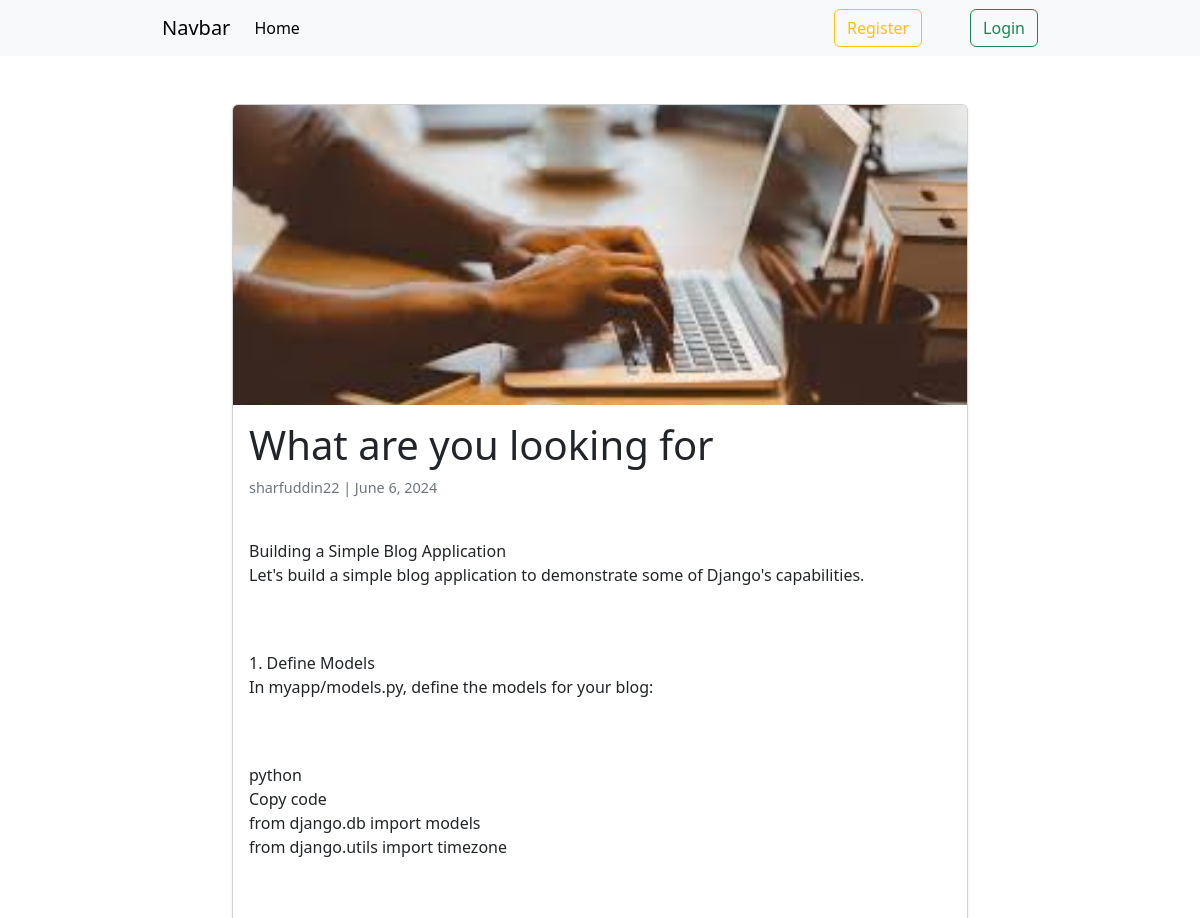
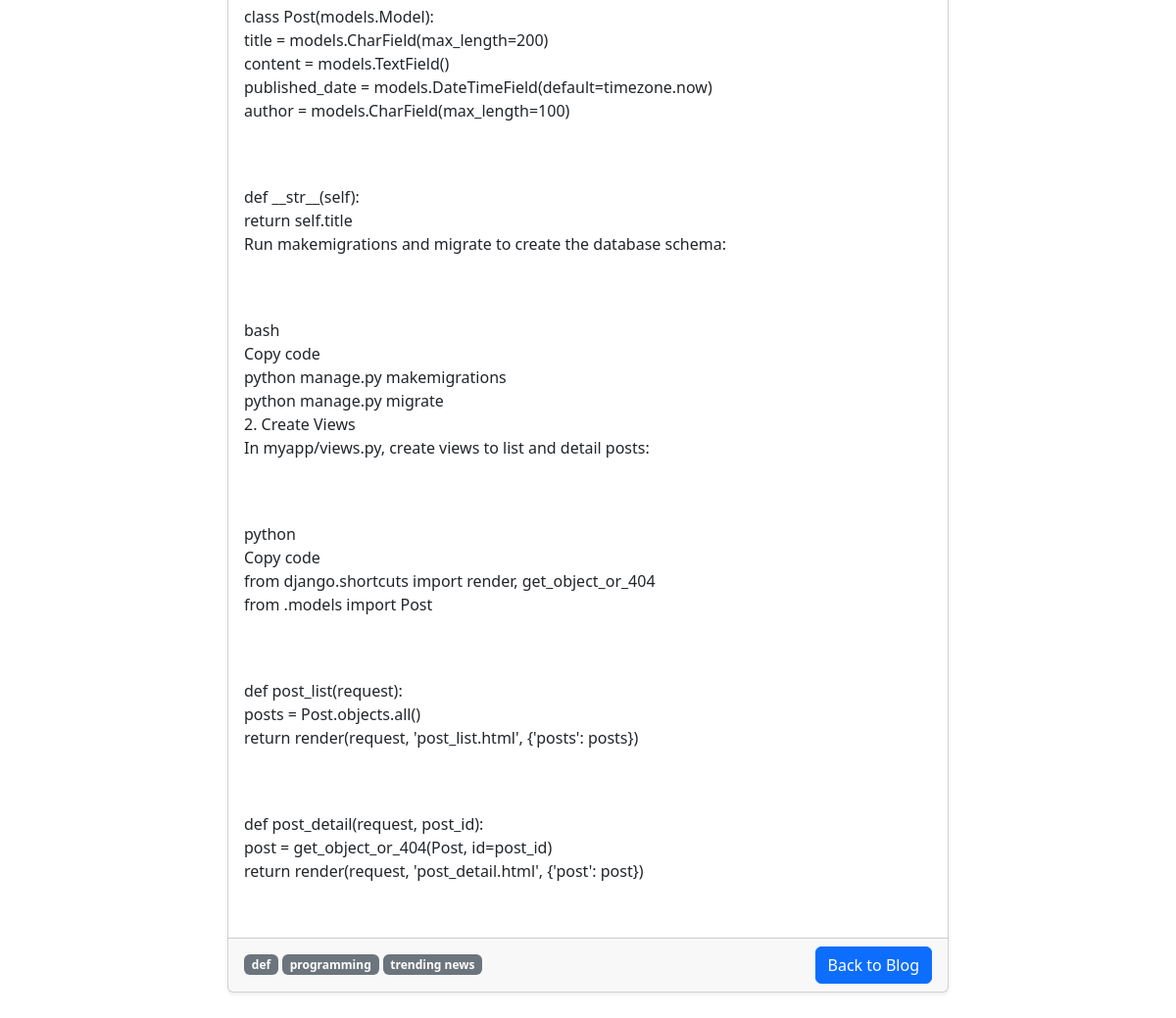
Page /details/16 on the committed database (2 pictures, top to bottom).
### post/models.py (models this page shows, shortened)
class Post(models.Model):
    title = models.CharField(max_length=50)
    content = models.TextField()
    catagory = models.ManyToManyField(Catagory)
    author = models.ForeignKey(User,on_delete=models.CASCADE)
    image = models.ImageField(upload_to='post/media/uploads/',blank=True,null=True)
    published_date = models.DateField(default=datetime.datetime.now())

### catagory/models.py (models this page shows, shortened)
class Catagory(models.Model):
    name=models.CharField(max_length=50)
    slug=models.SlugField(max_length=100,blank=True,null=True)

### blog_site/views.py (the view)
# urls.py: path('details/<int:pk>',views.DetailPostView.as_view(), name='detail'),
class DetailPostView(DetailView):
    model = Post
    template_name = 'detailpost.html'

### templates/detailpost.html
{% extends "base.html" %} {% block content %} {% load static %}
<link rel="stylesheet" href="{% static 'author/detailview.css' %}">
<div class="container my-5">
    <div class="row justify-content-center">
        <div class="col-12 col-md-8">
            <div class="card post-card shadow-sm">
                {% if post.image %}
                <img src="{{ post.image.url }}" class="card-img-top" alt="{{ post.title }}">
                {% else %}
                <img src="https://i.ibb.co/yXKgszr/bog.webp"  class="card-img-top" alt="">
                {% endif %}
                <div class="card-body">
                    <h1 class="card-title">{{ post.title }}</h1>
                    <div class="author-date mb-3">
                        <span class="author">{{ post.author }}</span> |
                        <span class="date">{{ post.published_date|date:"F j, Y" }}</span>
                    </div>
                    <div class="post-content">
                        {{ post.content|linebreaks }}
                    </div>
                </div>
                <div class="card-footer d-flex justify-content-between align-items-center">
                    <div class="cata d-flex flex-wrap gap-1">
                        {% for cat in post.catagory.all %}
                            <span class="badge bg-secondary">{{ cat.name }}</span>
                        {% endfor %}
                    </div>
                    <a href="{% url 'home' %}" class="btn btn-primary">Back to Blog</a>
                </div>
            </div>
        </div>
    </div>
</div>
{% endblock content %}

### author/static/author/detailview.css (style rules this page uses)
.post-card { transition: transform 0.3s; }
.post-card img { height: 300px; object-fit: cover; }
.author-date { font-size: 0.9rem; color: #6c757d; }
.post-content { white-space: pre-line; }

### rows in the picture
Post: image (picture), title "What are you looking for", author "sharfuddin22", published_date "June 6, 2024", content "Building a Simple Blog Application Let's build a simple blog application to demonstrate some of Django's capabilities. 1. Define Models In myapp/models.py, define the models for your blog: python Copy code from django.db import models from django.utils import timezone class Post(models.Model): title = models.CharField(max_length=200) content = models.TextField() published_date = models.DateTimeField(default=timezone.now) author = models.CharField(max_length=100) def __str__(self): return self.title Run makemigrations and migrate to create the database schema: bash Copy code python manage.py makemigrations python manage.py migrate 2. Create Views In myapp/views.py, create views to list and…"
Catagory: name "def"
Catagory: name "programming"
Catagory: name "trending news"
